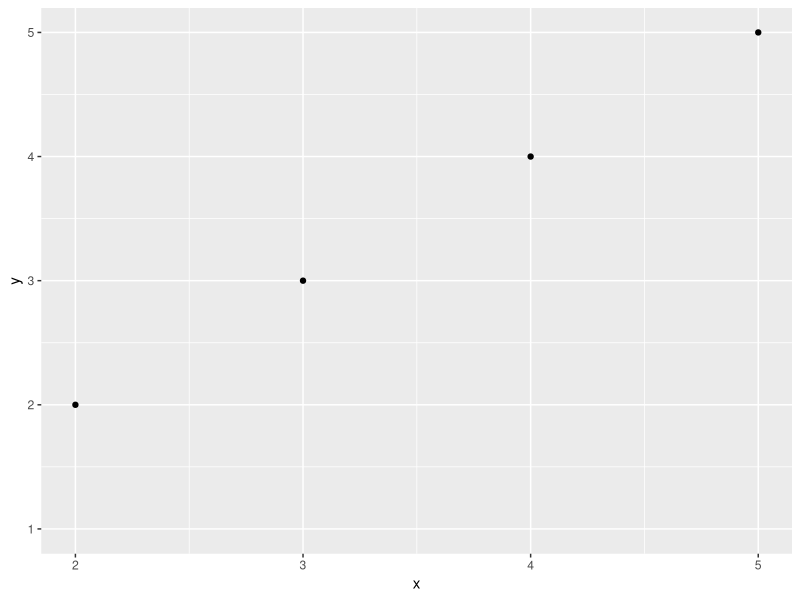
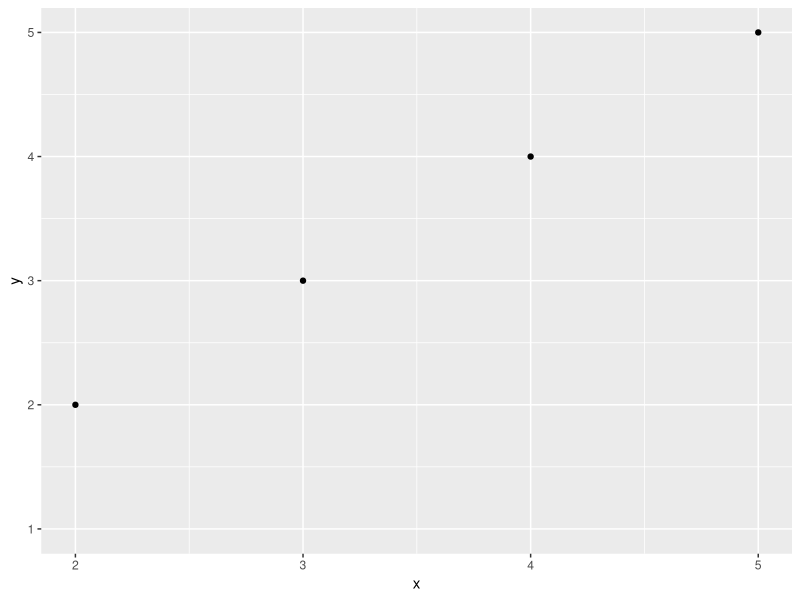

These figures' R source, in order:
## ---- chunk 1
library(datasets)
data(iris)
#load packages
pkgs <- c( "psych", "tidyr", "tidyverse", "psych", "dplyr", "ggplot2")
lapply(pkgs, library, character.only = TRUE)

## ---- chunk 2
#Sum of 2 + 2
2+2
#Mean
mean(iris$Sepal.Length)
## ---- chunk 3
unique(iris$Species)
## ---- chunk 4
summary(iris)
## ---- chunk 5
data <- data.frame(x = 1:5,         # Create example data
                   y = 1:5)
ggp <- ggplot(data, aes(x, y)) +    # Create ggplot2 with default axis limits
  geom_point()

ggp +                               # Modify axis limits
  scale_x_continuous(limits = c(2, 5))
## ---- chunk 6
data <- data.frame(x = 1:5,         # Create example data
                   y = 1:5)
ggp <- ggplot(data, aes(x, y)) +    # Create ggplot2 with default axis limits
  geom_point()

ggp +                               # Modify axis limits
  scale_x_continuous(limits = c(2, 5))
## ---- chunk 7
summary(iris)
## ---- chunk 8
summary(iris)
## ---- chunk 9
#load packages
pkgs <- c("psych","tidyr","tidyverse","psych","dplyr","ggplot2")
lapply(pkgs, library, character.only = TRUE)
## ---- chunk 10
knitr::opts_chunk$set(echo = TRUE) #this sets all chunks to include the code unless specified
## ---- chunk 11
### <b>
x <- 10
y <- x * 2
### </b>
## ---- chunk 12
#run anova
model <- aov(Sepal.Length ~ Species, data = iris)
summary(model)

#create clean tibble from output using broom package
library(broom)
modelmatrix <- broom::tidy(model)

#round to 3 decimals for clean output
modelmatrix$statistic <- sprintf(modelmatrix$statistic, fmt = '%#.3f') 
modelmatrix$p.value <- sprintf(modelmatrix$p.value, fmt = '%#.3f')

modelmatrix
